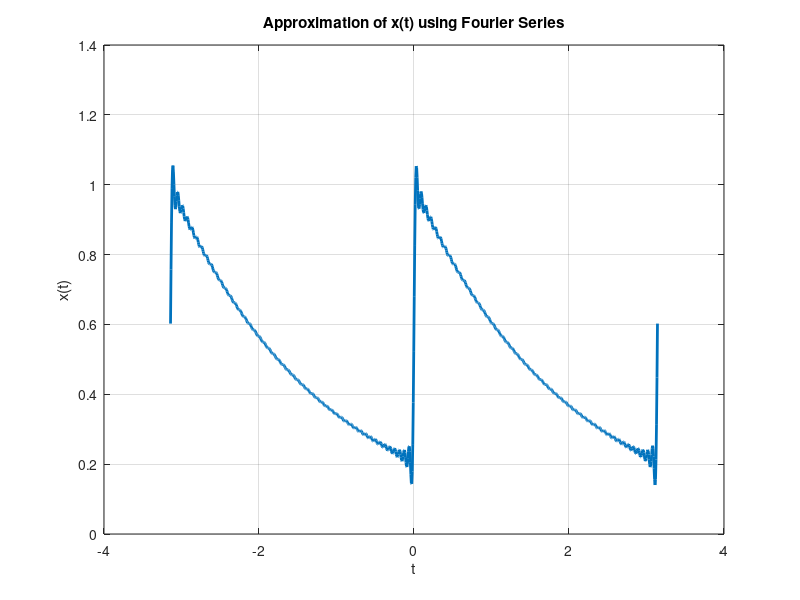

The MATLAB script that drew this image:
clc;
clear;
close all;

% Time vector
t = linspace(-pi, pi, 1000);

% Number of terms (increase for better accuracy)
N = 50;

% Initialize x(t)
x = zeros(size(t));

% Compute the summation
for n = 1:N
    x = x + (2/(1 + 16*n^2)) * (cos(2*n*t) + 4*n*sin(2*n*t));
end

% Multiply by constant and add 1
x = 0.504 * (1 + x);

% Plot
plot(t, x, 'LineWidth', 2);
xlabel('t');
ylabel('x(t)');
title('Approximation of x(t) using Fourier Series');
grid on;
